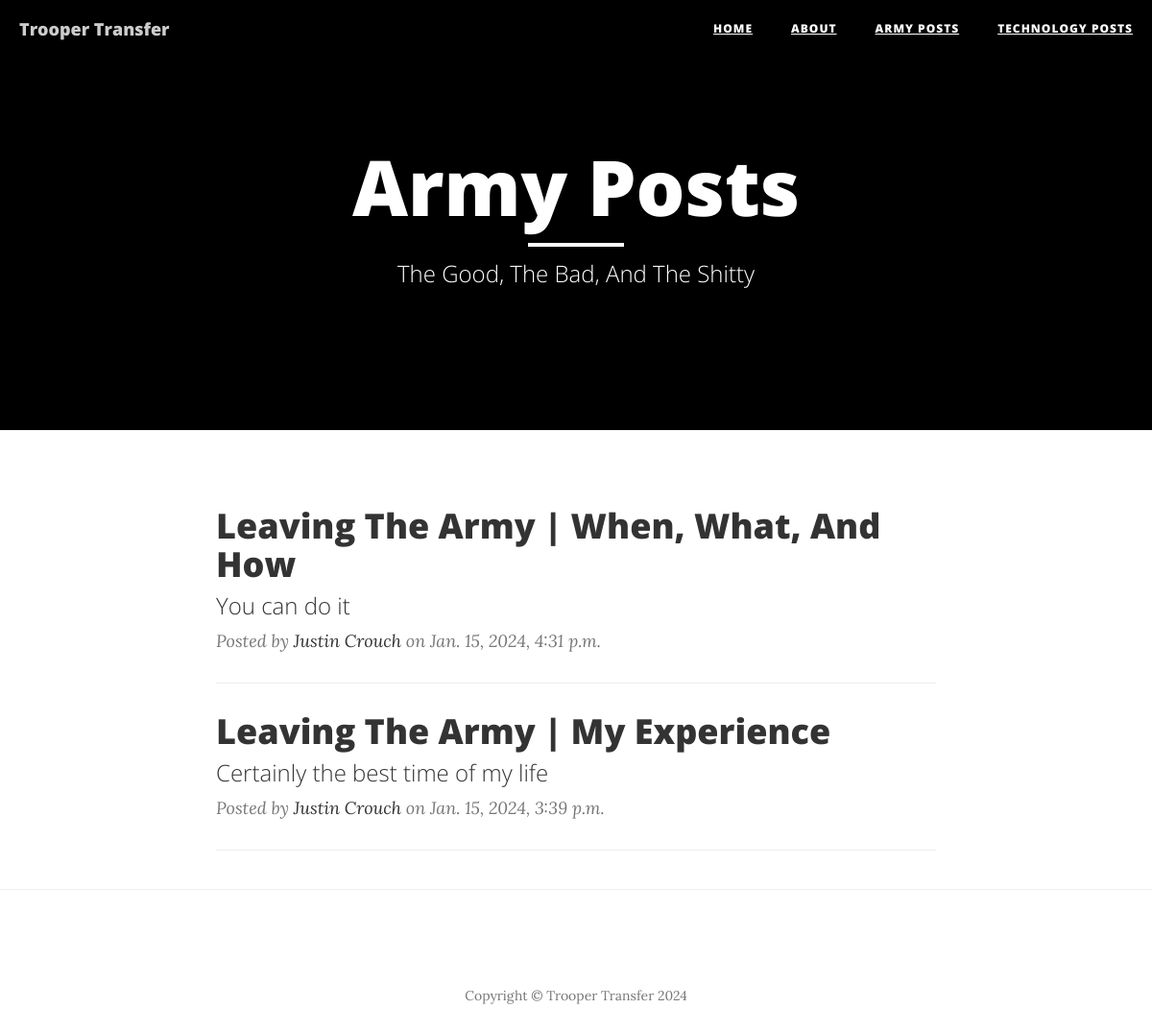
The app's page /army/ with its own data.
### api/models.py (models this page shows, shortened)
class Post(models.Model):
    title = models.CharField(max_length=200, unique=True)
    slug = models.SlugField(max_length=200, unique=True)
    subtitle = models.CharField(max_length=200)
    author = models.ForeignKey(User, on_delete= models.CASCADE, related_name='blog_posts')
    updated_on = models.DateTimeField(auto_now= True)
    content = models.TextField()
    created_on = models.DateTimeField(auto_now_add=True)
    status = models.IntegerField(choices=STATUS, default=0)
    thread = models.IntegerField(choices=THREAD, default=0)
    class Meta:
        ordering = ['-created_on']

### api/views.py (the view)
# urls.py: path('army/', views.PostList.as_view(thread=0, template_name='api/army_list.html'), name='army'),
class PostList(generic.ListView):
	template_name = 'api/army_list.html'
	thread = 0
	def get_queryset(self):
		if(self.request.user.groups.filter(name='Editor').exists()):
			return Post.objects.filter(thread=self.thread).order_by('-created_on')
		return Post.objects.filter(status=1, thread=self.thread).order_by('-created_on')

### api/templates/api/army_list.html
{% extends "api/base.html" %}
{% block content %}
    <header class="intro-header" style="background-color: black">
        <div class="container">
            <div class="row">
                <div class="col-lg-8 col-lg-offset-2 col-md-10 col-md-offset-1">
                    <div class="site-heading">
                        <h1>Army Posts</h1>
                        <hr class="small">
                        <span class="subheading">The Good, The Bad, And The Shitty</span>
                    </div>
                </div>
            </div>
        </div>
    </header>
    <div class="container">
        <div class="row">
            <div class="col-lg-8 col-lg-offset-2 col-md-10 col-md-offset-1">
                {% for post in post_list %}
                <div class="post-preview">
                    <a href="{% url 'post_detail' post.slug %}">
                        <h2 class="post-title">{{ post.title }}</h2>
                        <h3 class="post-subtitle">{{ post.subtitle }}</h3>
                    </a>
                    {% if post.status == 0 %}
                        <p>Draft</p>
                    {% elif post.status == 1 %}
                        <p class="post-meta">Posted by <a href="#">{{ post.author.first_name }} {{ post.author.last_name }}</a> on {{ post.created_on }}</p>
                    {% endif %}
                </div>
                <hr>
                {% endfor %}
            </div>
        </div>
    </div>
    <hr>
{% endblock content %}

### api/templates/api/base.html (shortened to what this page needs)
{% load static %}
<!DOCTYPE html>
<html lang="en">
<head>
    <link rel="stylesheet" type="text/css" href="{% static 'vendor/bootstrap/css/bootstrap.min.css' %}">
    <link rel="stylesheet" type="text/css" href="{% static 'css/clean-blog.min.css' %}">
    <link rel="stylesheet" type="text/css" href="{% static 'vendor/font-awesome/css/font-awesome.min.css' %}">
</head>
<body>
    <nav class="navbar navbar-default navbar-custom navbar-fixed-top">
        <div class="container-fluid">
            <div class="navbar-header page-scroll">
                <a class="navbar-brand" href="{% url 'home' %}">Trooper Transfer</a>
            </div>
            <div class="collapse navbar-collapse" id="bs-example-navbar-collapse-1">
                <ul class="nav navbar-nav navbar-right">
                    <li>
                        <a href="{% url 'home' %}">Home</a>
                    </li>
                    <li>
                        <a href="{% url 'about' %}">About</a>
                    </li>
                    <li>
                        <a href="{% url 'army' %}">Army Posts</a>
                    </li>
                    <li>
                        <a href="{% url 'tech' %}">Technology Posts</a>
                    </li>
                </ul>
            </div>
        </div>
    </nav>
    {% block content %}
    {% endblock content %}
    <footer>
        <div class="container">
            <div class="row">
                <div class="col-lg-8 col-lg-offset-2 col-md-10 col-md-offset-1">
                    <p class="copyright text-muted">Copyright &copy; Trooper Transfer 2024</p>
                </div>
            </div>
        </div>
    </footer>
</body>
</html>

### records on screen
Post: title "Leaving The Army | When, What, And How", subtitle "You can do it", author.first_name "Justin", author.last_name "Crouch", created_on "Jan. 15, 2024, 4:31 p.m."
Post: title "Leaving The Army | My Experience", subtitle "Certainly the best time of my life", author.first_name "Justin", author.last_name "Crouch", created_on "Jan. 15, 2024, 3:39 p.m."
